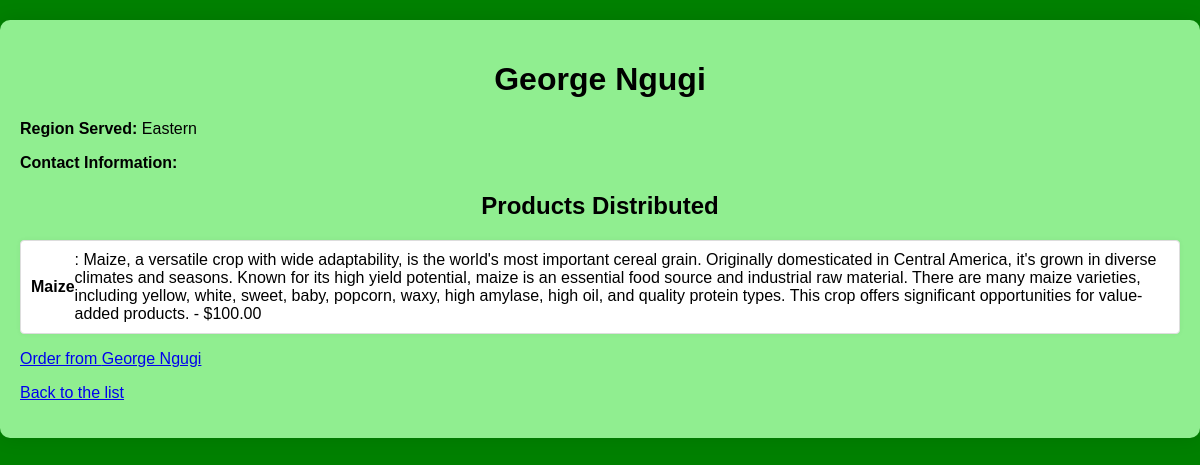
/distributor/1/, run on the app's committed database.
### main_app/models.py (models this page shows, shortened)
class Distributor(models.Model):
    name = models.CharField(max_length=100)
    region = models.CharField(max_length=100)

class Product(models.Model):
    name = models.CharField(max_length=100)
    description = models.TextField()
    price = models.DecimalField(max_digits=10, decimal_places=2)
    farmer = models.ForeignKey(Farmer, on_delete=models.SET_NULL, null=True, blank=True)
    processor = models.ForeignKey(Processor, on_delete=models.SET_NULL, null=True, blank=True)
    distributor = models.ForeignKey(Distributor, on_delete=models.SET_NULL, null=True, blank=True)

### main_app/views.py (the view)
# urls.py: path('distributor/<int:pk>/', views.distributor_detail, name='distributor_detail'),
def distributor_detail(request, pk):
    distributor = get_object_or_404(Distributor, pk=pk)
    return render(request, 'main_app/distributor_detail.html', {'distributor': distributor})

### main_app/templates/main_app/distributor_detail.html (shortened to what this page needs)
<!DOCTYPE html>
<html lang="en">
<head>
    {% load static %}
    <link rel="stylesheet" href="{% static 'main_app/css/styles.css' %}">
</head>
<body>
    <div class="container">
        <h1>{{ distributor.name }}</h1>
        <p><strong>Region Served:</strong> {{ distributor.region }}</p>
        <p><strong>Contact Information:</strong> {{ distributor.contact_info }}</p>
        <h2>Products Distributed</h2>
        {% if distributor.product_set.all %}
            <ul>
                {% for product in distributor.product_set.all %}
                    <li>
                        <strong>{{ product.name }}</strong>: {{ product.description }} - ${{ product.price }}
                    </li>
                {% endfor %}
            </ul>
        {% else %}
            <p>No products available from this distributor at the moment.</p>
        {% endif %}
        <a href="{% url 'order_distributor' distributor.id %}">Order from {{ distributor.name }}</a>
        <p><a href="{% url 'index' %}">Back to the list</a></p>
    </div>
</body>
</html>

### main_app/static/main_app/css/styles.css (style rules this page uses)
body { font-family: Arial, sans-serif; margin: 0; padding: 0; background-color: green; color: black; }
.container { max-width: 1200px; margin: 20px auto; padding: 20px; background-color: lightgreen; border-radius: 10px; box-shadow: 0 0 20px rgba(0, 0, 0, 0.1); }
h1, h2 { color: black; text-align: center; }
ul { list-style-type: none; padding: 0; }
li { margin: 5px 0; padding: 10px; background-color: #ffffff; border: 1px solid #ddd; border-radius: 4px; box-shadow: 0 0 5px rgba(0, 0, 0, 0.05); display: flex; align-items: center; }

### data on the page
Distributor: name "George Ngugi", region "Eastern"
Product: name "Maize", description "Maize, a versatile crop with wide adaptability, is the world's most important cereal grain. Originally domesticated in Central America, it's grown in diverse climates and seasons. Known for its high yield potential, maize is an essential food source and industrial raw material. There are many maize varieties, including yellow, white, sweet, baby, popcorn, waxy, high amylase, high oil, and quality protein types. This crop offers significant opportunities for value-added products.", price "100.00"
